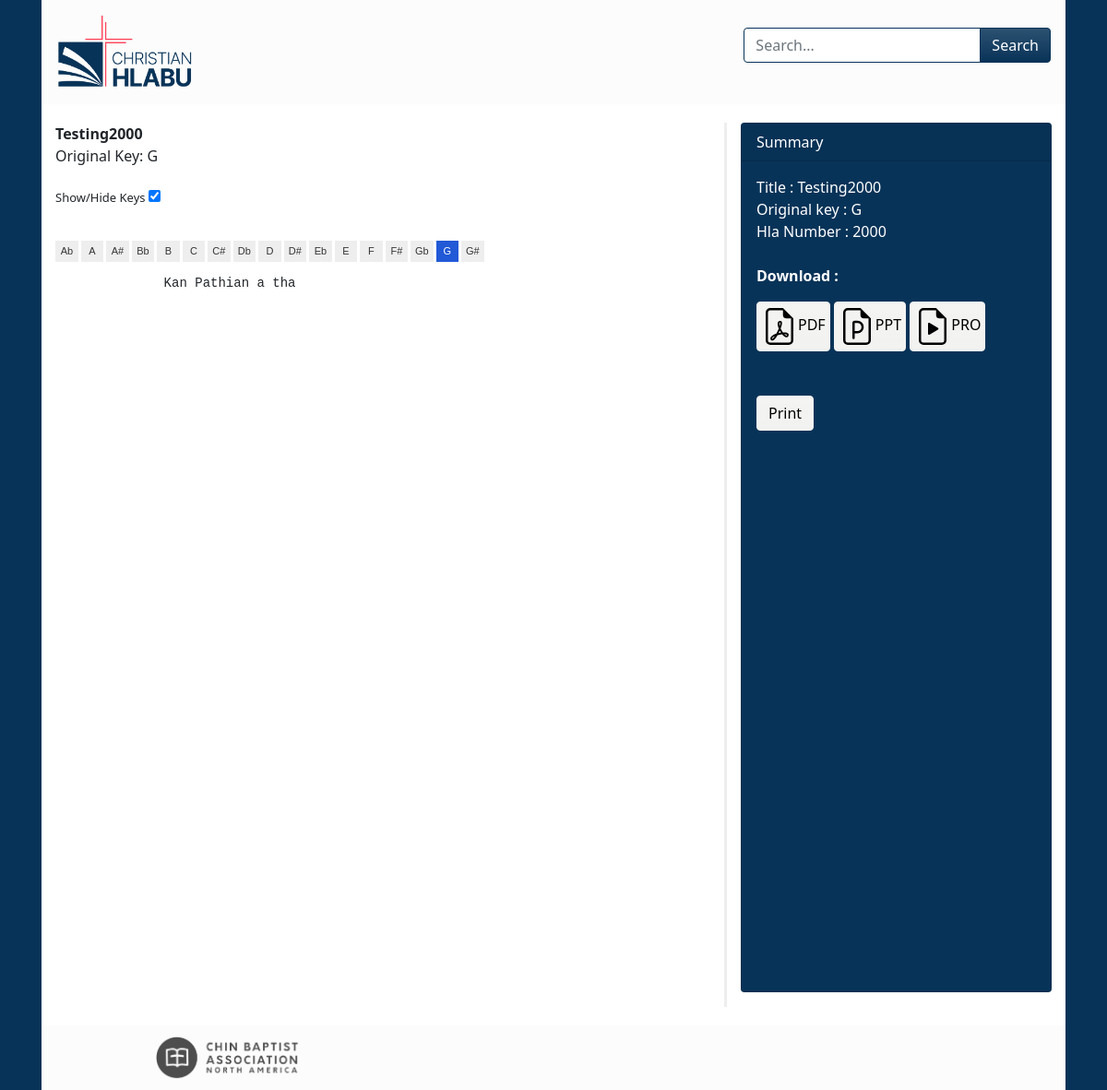
Screenshot of /page/details.php?id=1 with the database file from the repository.
### tables this page shows
CREATE TABLE `song` (
  `id` int(255) NOT NULL,
  `number` int(11) NOT NULL,
  `title` varchar(255) NOT NULL,
  `chord` varchar(5) NOT NULL,
  `lyrics` longtext NOT NULL,
  `pdf` text NOT NULL,
  `ppt` text NOT NULL,
  `pro` text NOT NULL,
  `count` int(11) NOT NULL
);

### page/details.php (the view, shortened to what this page needs)
<?php
require_once '../config.php';
if (isset($_POST['submit'])) {
  $title = $_POST['search'];
  $sql = 'SELECT * FROM song WHERE title = :title';
  $stmt = $conn->prepare($sql);
  $stmt->execute(['title' => $title]);
  $row = $stmt->fetch();
} elseif (!empty($_REQUEST['id'])) {
  $sql = 'SELECT * FROM song WHERE id = :id';
  $stmt = $conn->prepare($sql);
  $stmt->execute(['id' => $_REQUEST['id']]);
  $row = $stmt->fetch();
} else {
  header('location: .');
  exit();
}
?>
<!DOCTYPE html>
<html lang="en">
<head>
    <link rel="stylesheet" href="https://stackpath.bootstrapcdn.com/bootstrap/4.5.1/css/bootstrap.min.css">
    <link rel="stylesheet" href="../stylesheet.css">
    <link rel="stylesheet" href="../theme.css">
</head>
<body class="bg-primary">
    <div class="container mx-auto">
        <div class="row text-left">
            <nav class="navbar navbar-expand-lg navbar-light bg-light">
                <a class="navbar-brand" href="../"><strong><embed src="../uploads/icons/logo_full_color.png"
                            height="87px" width=150px"></strong></a>
                <div class="collapse navbar-collapse" id="navbarSupportedContent">
                    <ul class="navbar-nav mr-auto">
                        <li class="nav-item active">
                            <a class="nav-link" href="#"> <span class="sr-only">(current)</span></a>
                        </li>
                        <li class="nav-item">
                            <a class="nav-link" href="#"></a>
                        </li>
                    </ul>
                    <form action="page/details.php" method="post" class="">
                        <div class="input-group textbox-rounded">
                            <input type="text" name="search" id="search"
                                class="form-control form-control-md textbox-rounded border-primary"
                                placeholder="Search..." autocomplete="on" required>
                            <div class="input-group-append">
                                <input type="submit" name="submit" value="Search"
                                    class="btn btn-primary textbox-rounded">
                            </div>
                        </div>
                    </form>
            </nav>
            <div class="col-8 mx-auto">
                <link rel="stylesheet" type="text/css" href="plugin/jquery.transposer.css" />
                <div class="titleText"><?= ucwords($row['title']) ?></div>
                <?php if (count($row) == 1) { ?>
                <?php
        $button = $_POST ['submit'];
        $search = $_POST ['search'];
        $con=mysqli_connect("localhost","root","root","cbanaus_songbook");
        $sql = "SELECT * FROM song WHERE title LIKE '%$search%' OR lyrics LIKE '%$search%' OR  MATCH(lyrics) AGAINST('%$search%' IN BOOLEAN MODE) OR MATCH(title) AGAINST('%$search%' IN BOOLEAN MODE) OR MATCH(title) AGAINST ('%$search%' IN BOOLEAN MODE)";
            $run = mysqli_query($con,$sql);
            $foundnum = mysqli_num_rows($run);
            if ($foundnum==0)
            {
            echo " <div style='text-align: center'>
            <img src='../uploads/icons/ss.png' width='280' height='200' title='Sorry, not found.' alt='Sorry, not found.' />
            <div style='text-align: center;'>Sorry, Na hawl mi '<b>$search</b>' a um hrih lo or na ngan dan a match awk lo.</div>
            <hr style='height:50pt; visibility:hidden;' />
        </div>";
        echo "<br>";
            }
            else{
                echo "<p style='margin-left:20px'><strong> $foundnum Results Found for \"" .$search."\" </strong></p>";
                $sql = "SELECT * FROM song WHERE title LIKE '%$search%' OR lyrics LIKE '%$search%' OR MATCH(lyrics) AGAINST('%$search%' IN BOOLEAN MODE) OR MATCH(title) AGAINST('%$search%' IN BOOLEAN MODE) OR MATCH(title) AGAINST ('%$search%' IN BOOLEAN MODE)";
            $getquery = mysqli_query($con,$sql);
            echo'<table>';
            while($runrows = mysqli_fetch_array($getquery))
            {
                echo "<tr>";
                echo "<td><a style='margin-left:10px' href='page/details.php?id={$runrows['id']}'>{$runrows['title']} <br> </a></td>";
                echo "<td><a style='margin-left:10px'>{$runrows['chord']}   <br> </a></td>";
            }
            }
            echo'</table>'
            ?>
                <br>
            </div>
            <div class="footer bg-light"><img src="../uploads/icons/footer_logo_hd.png" width="161" height="50"></div>
        </div>
        <?php } else { ?>
        <div>Original Key: <?= ucfirst($row['chord']) ?></div><br>
        <?php if ($row['chord'] === 'Ab'| $row['chord'] ==='A' |$row['chord'] === 'A#'| $row['chord'] ==='Bb'|$row['chord'] === 'B'| $row['chord'] ==='C'|$row['chord'] === 'C#'| $row['chord'] ==='Db'|$row['chord'] === 'D'| $row['chord'] ==='D#'|$row['chord'] === 'Eb'| $row['chord'] ==='E'|$row['chord'] === 'F'| $row['chord'] ==='F#'|$row['chord'] === 'Gb'| $row['chord'] ==='G'|$row['chord'] === 'G#'){ ?>
        <div style="font-size:13px"> Show/Hide Keys
            <label class="switch">
                <input type="checkbox" id="myCheckbox" onchange="toggleCheck('transpose-keys')" checked>
            </label>
        </div>
        <?php } else { ?>
        <?php } ?>
        <br>
        <div class="card1">
            <div class="card-body1 show">
                <pre data-key=<?= ucfirst($row['chord']) ?> id="pre">
        </pre>
            </div>
        </div>
    </div>
    <div class="col-md-4 hide">
        <div class="card text-white bg-primary mb-3" style="max-width: auto;">
            <div class="card-header">Summary</div>
            <div class="card-body" style="height:900px">
                <div class="card-title">Title : <?= ucwords($row['title']) ?>
                    <div class="card-title">Original key : <?= strtoupper($row['chord']) ?>
                        <div class="card-title bi bi-123">Hla Number : <?= $row['number'] ?>
                            <?php if (strlen($row['pdf']) > 0 ||strlen($row['ppt']) > 0 || strlen($row['pro']) > 0 ) { ?>
                            <p class="card-text"><strong>Download :</strong></p>
                            <?php } else { ?>
                            <?php } ?>
                            <span class="social_logo">
                                <?php if (strlen($row['pdf']) > 0) { ?>
                                <button type="button" class="btn btn-light px-1"><a
                                        href='../uploads/<?= $row['pdf'] ?>'> <img
                                            src="../uploads/icons/file-earmark-pdf.svg" alt="" width="40"
                                            height="40"></a>PDF</button>
                                <?php } else { ?>
                                <?php } ?>
                                <?php if (strlen($row['ppt']) > 0) { ?>
                                <button type="button" class="btn btn-light px-1"><a
                                        href='../uploads/<?= $row['ppt'] ?>'> <img
                                            src="../uploads/icons/file-earmark-ppt.svg" alt="" width="40"
                                            height="40"></a>PPT</button>
                                <?php } else { ?>
                                <?php } ?>
                                <?php if (strlen($row['pro']) > 0) { ?>
                                <button type="button" class="btn btn-light px-1"><a
                                        href='../uploads/<?= $row['pro'] ?>'> <img
                                            src="../uploads/icons/file-earmark-play.svg" alt="" width="40"
                                            height="40"></a>PRO</button>
                                <?php } else { ?>
                                <?php } ?>
                            </span>
                            <br>
                            <br>
                            <br>
                            <button type="button" class="btn btn-light" onClick="printContent('print');">Print</button>
                        </div>
                    </div>
                </div>
            </div>
        </div>
    </div>
    <div class="footer bg-light"><img src="../uploads/icons/footer_logo_hd.png" width="161" height="50"></div>
    </div>
    <?php } ?>
</body>
</html>

### stylesheet.css (style rules this page uses)
body { color: var(--clr-gray); }
.titleText { padding-top: 20px; font-size: 16px; font-weight: 600; }
.container { overflow: hidden; box-shadow: 0px 2px 8px 0px var(--clr-gray-light); text-align: left; position: relative; }
.footer { box-shadow: 0px 2px 8px 0px var(--clr-gray-light); background-color: black; width: 100%; margin-top: 20px; padding-top: 10px; padding-bottom: 10px; padding-left: 11%; }
.navbar { width: 100%; }
.social_logo { align-items: center; margin: auto; }
.col-8 { padding: none; margin-left: none; margin-right: none; }
.col-md-4 { background-color: white; border-left: solid; border-color: #eeeeee; margin-top: 20px; }
.row { background-color: white; padding: 0; margin: 0; }
.btn { z-index: 999; }
#search { padding-top: -10px; }
.navbar { background-colr: rgb(121, 109, 109); }

### rows the page displays
song: title "Testing2000", chord "G", number "2000"
